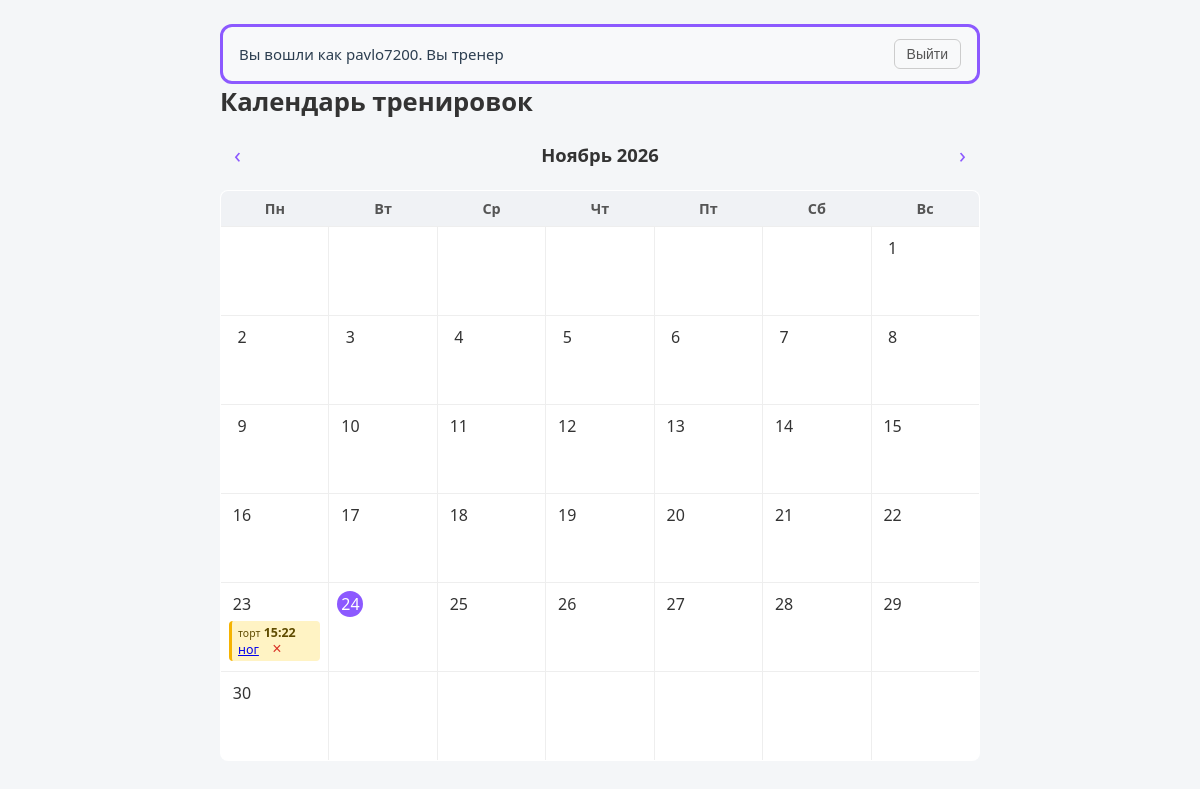
Page / (signed in) on the earlier database version.
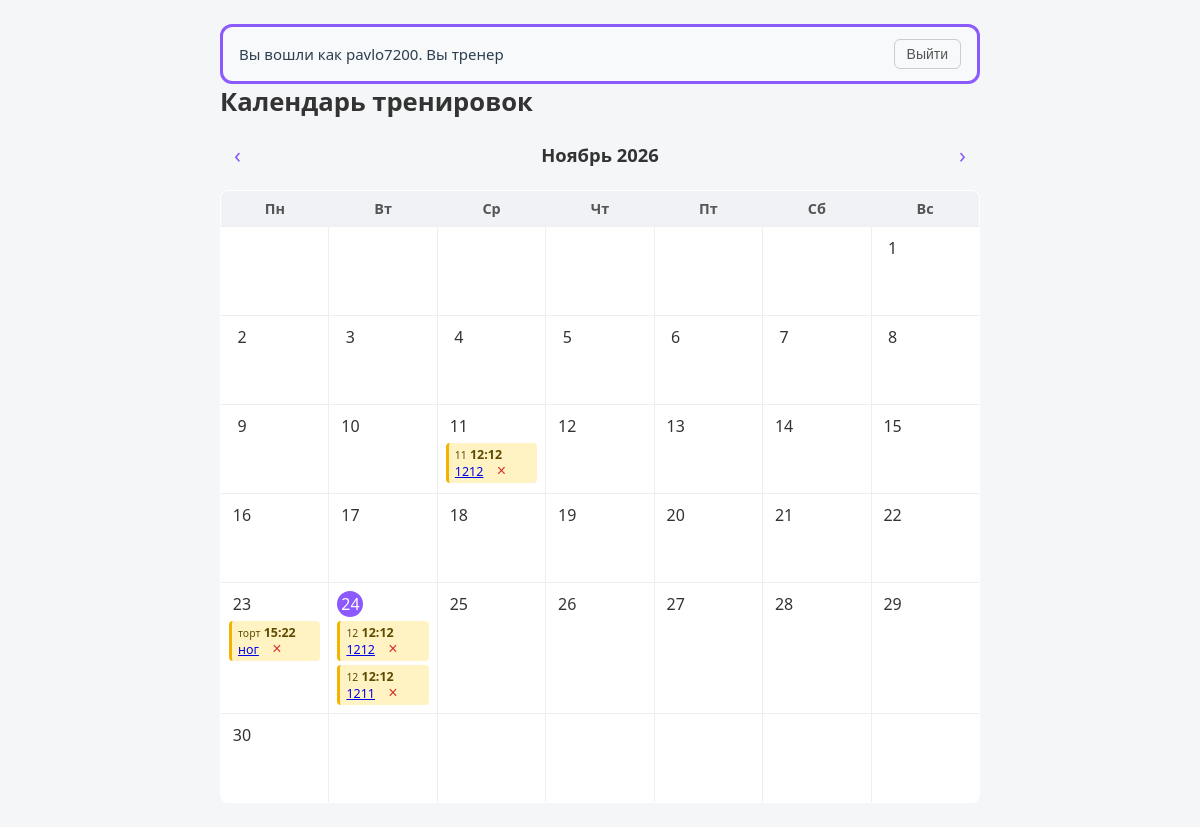
Same page on the later database version.
### models.py (models this page shows, shortened)
class User(UserMixin, db.Model):  # создает нашего пользователя с характеристиками
    id = db.Column(db.Integer, primary_key=True)
    username = db.Column(db.String(50), unique=True)
    password_hash = db.Column(db.String(200))
    role = db.Column(db.String(20), default="client")  # разделение доступа

class Train(db.Model):  # тренировка = событие в календаре
    id = db.Column(db.Integer, primary_key=True)
    year = db.Column(db.Integer, nullable=False)
    month = db.Column(db.Integer, nullable=False)
    day = db.Column(db.Integer, nullable=False)
    time = db.Column(db.String(5), nullable=False)
    title = db.Column(db.String(100), nullable=False)
    user_id = db.Column(db.Integer, db.ForeignKey("user.id"))  # кто создал (клиент)
    exercises = db.relationship("TrainList", backref="train",
                                cascade="all, delete-orphan")  # при удалении тренировки удалятся упражнения
    comments = db.relationship("Comment", backref="train",
                               cascade="all, delete-orphan")  # и комментарии тоже

### routes.py (the view)
@app.route("/")
@login_required
def index():  # календарь
    today = date.today()
    year = request.args.get("year", default=today.year, type=int)
    month = request.args.get("month", default=today.month, type=int)
    selected_date = request.args.get("date")
    weeks = calendar.monthcalendar(year, month)
    if current_user.role == "trainer":
        rows = (Train.query
                .filter_by(year=year, month=month)
                .order_by(Train.day, Train.time)
                .all())
    else:
        rows = (Train.query
                .filter_by(user_id=current_user.id, year=year, month=month)
                .order_by(Train.day, Train.time)
                .all())
    usernames = {}
    for u in db.session.scalars(db.select(User)).all():
        usernames[u.id] = u.username
    events = {}
    for e in rows:
        events.setdefault(e.day, []).append(
            (e.time, e.title, e.id, usernames.get(e.user_id, "—"))
        )
    prev_y, prev_m = (year - 1, 12) if month == 1 else (year, month - 1)
    next_y, next_m = (year + 1, 1) if month == 12 else (year, month + 1)
    return render_template(
        "calendar.html",
        weeks=weeks,
        year=year,
        month=month,
        month_name=MONTHS[month - 1],
        weekdays=WEEKDAYS,
        prev=(prev_y, prev_m),
        next=(next_y, next_m),
        events=events,
        today=today,
        selected_date=selected_date,
        is_trainer=(current_user.role == "trainer"),
    )

### models.py (called while the page is built)
@login_manager.user_loader
def load_user(user_id):  # позволяет совершать быстрый вход
    return db.session.get(User, int(user_id))

### templates/calendar.html (shortened to what this page needs)
{% extends "base.html" %}
{% block content %}
<h1>Календарь тренировок</h1>
<div class="nav">
    <a href="{{ url_for('index', year=prev[0], month=prev[1]) }}" title="Предыдущий месяц">&lsaquo;</a>
    <span class="month-name">{{ month_name }} {{ year }}</span>
    <a href="{{ url_for('index', year=next[0], month=next[1]) }}" title="Следующий месяц">&rsaquo;</a>
</div>
<table class="calendar">
    <thead>
    <tr>{% for w in weekdays %}
        <th>{{ w }}</th>
        {% endfor %}
    </tr>
    </thead>
    <tbody>
    {% for week in weeks %}
    <tr>
        {% for day in week %}
        {% if day != 0 %}
        <td class="day {% if today.year == year and today.month == month and today.day == day %}today{% endif %}">
            <a class="daylink"
               href="{{ url_for('index', year=year, month=month, date='%04d-%02d-%02d' % (year, month, day)) }}">
                <span class="num">{{ day }}</span>
            </a>
            {% if day in events %}
            {% for event in events[day] %}
            <div class="event">
                {% if is_trainer %}<small>{{ event[3] }}</small>{% endif %}
                {% if event[0] %}
                <time>{{ event[0] }}</time>
                {% endif %}
                <a href="{{ url_for('train_page', train_id=event[2]) }}">{{ event[1] }}</a>
                <form action="{{ url_for('delete_event') }}" method="post" style="display:inline;">
                    <button type="submit" class="btn-delete" title="Удалить тренировку">×</button>
                </form>
            </div>
            {% endfor %}
            {% endif %}
        </td>
        {% else %}
        <td class="day empty">&nbsp;</td>
        {% endif %}
        {% endfor %}
    </tr>
    {% endfor %}
    </tbody>
</table>
{% endblock %}

### templates/base.html (shortened to what this page needs)
<!doctype html>
<html lang="ru">
<head>
    <link rel="stylesheet" href="{{ url_for('static', filename='style.css') }}">
</head>
<body>
<div class="container">
    {% if current_user.is_authenticated %}
    <header class="top-bar">
        <p>Вы вошли как {{ current_user.username }}. Вы
            {% if current_user.role=='trainer' %}
            тренер
            {% else %}
            клиент
            {% endif %}</p>
        <form method="post" action="{{ url_for('logout') }}">
            <button>Выйти</button>
        </form>
    </header>
    {% endif %}
    {% block content %}
    {% endblock %}
</div>
</body>
</html>

### static/style.css (style rules this page uses)
body { font-family: "Segoe UI", Arial, sans-serif; background: #f4f6f8; margin: 0; padding: 24px; color: #333; }
.container { max-width: 760px; margin: 0 auto; }
h1 { margin: 0 0 16px; font-size: 1.6em; }
.nav { display: flex; align-items: center; justify-content: space-between; margin-bottom: 16px; }
.nav a { text-decoration: none; font-size: 1.4em; color: #8c59ff; padding: 4px 14px; border-radius: 6px; }
.nav .month-name { font-weight: 600; font-size: 1.15em; }
table.calendar { width: 100%; border-collapse: collapse; background: #fff; border: 1px solid #e0e0e0; border-radius: 8px; overflow: hidden; }
table.calendar th { background: #f0f2f5; padding: 8px; font-size: 0.9em; color: #555; }
td.day { border: 1px solid #eee; padding: 8px; height: 72px; vertical-align: top; width: 14.28%; }
.num { display: inline-block; width: 26px; height: 26px; line-height: 26px; text-align: center; border-radius: 50%; font-weight: 500; }
td.today .num { background: #8C59FF; color: #fff; }
.event { margin-top: 4px; background: #fff3c4; border-left: 3px solid #f5b301; border-radius: 4px; padding: 3px 6px; font-size: 0.78em; color: #5f4b00; overflow: hidden; text-overflow: ellipsis; }
.event time { font-weight: 600; margin-right: 4px; }
a.daylink { display: block; color: inherit; text-decoration: none; cursor: pointer; }
.top-bar { display: flex; justify-content: space-between; align-items: center; padding: 12px 16px; background-color: #f8f9fa; border: 3px solid #8C59FF; border-radius: 12px; color: #2c3e50; font-size: 15px; }
.top-bar p { margin: 0; font-weight: 500; }
.top-bar button { background: none; border: 1px solid #ccc; padding: 6px 12px; border-radius: 6px; cursor: pointer; font-size: 14px; color: #555; }
.btn-delete { background: none; border: none; color: #d93025; cursor: pointer; font-size: 1rem; line-height: 1; padding: 0 4px; margin-left: 6px; }

Differences in the rows shown:
added User: username "11"
added Train: time "12:12", title "1212"
added User: username "12" "12"
added Train: time "12:12", title "1212"
added Train: time "12:12", title "1211"
